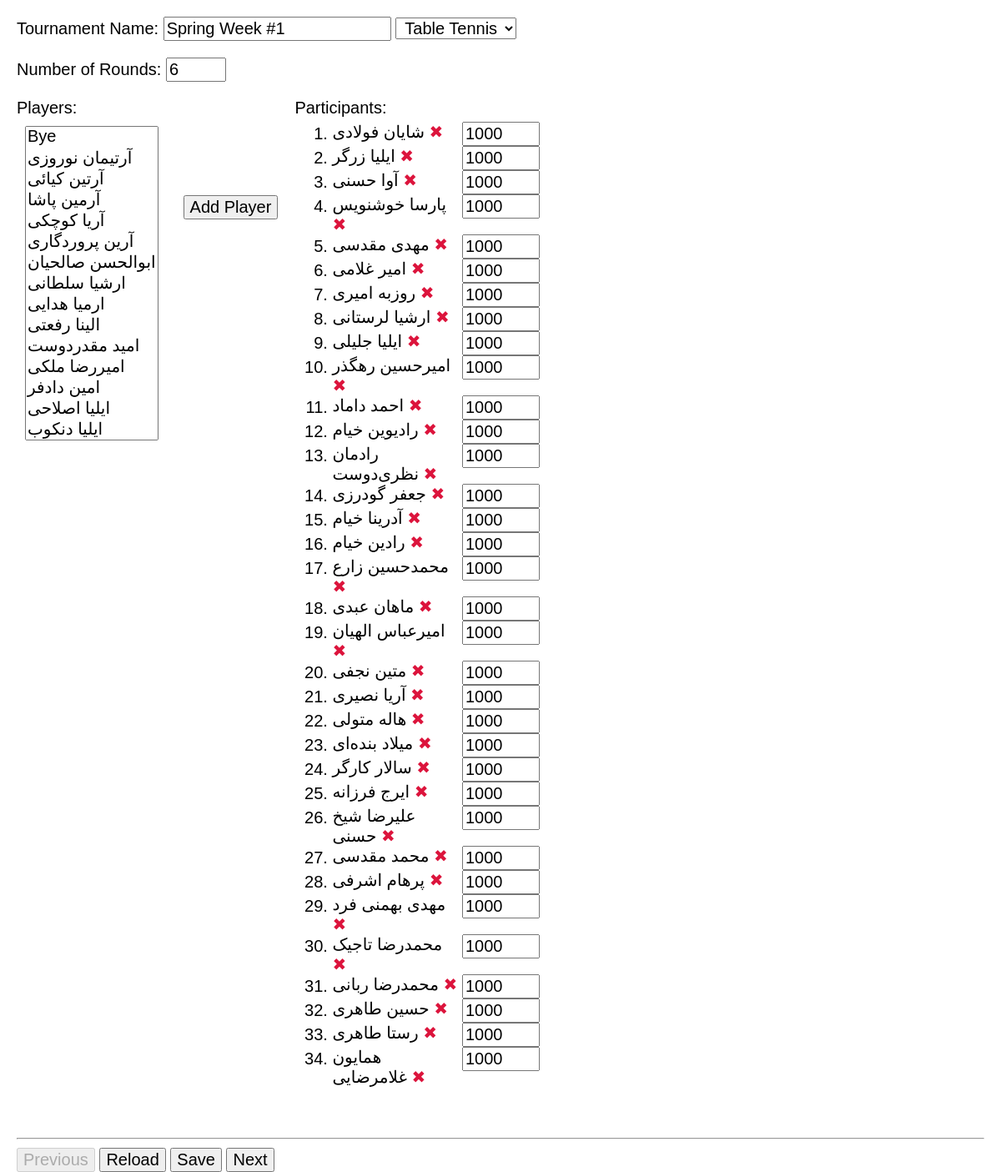
/201/tournament/, run on the app's committed database.
### app/models.py (models this page shows)
class Tournament(models.Model):
    name = models.CharField(max_length=100, null=False, unique=True)
    sport = models.ForeignKey(Sport(), on_delete=models.CASCADE, null=True)
    number_of_rounds = models.IntegerField(null=True)
    class Meta:
        ordering = ['sport', 'name', ]
    def __str__(self):
        return self.name

class Sport(models.Model):
    name = models.CharField(max_length=20, unique=True, null=False)
    def __str__(self):
        return self.name

class Participant(models.Model):
    tournament = models.ForeignKey(Tournament, on_delete=models.CASCADE)
    player = models.ForeignKey(Player, on_delete=models.CASCADE)
    initial_rating = models.IntegerField(null=True)
    class Meta:
        unique_together = ['tournament', 'player', ]
        ordering = ['tournament', 'player', ]
    def __str__(self):
        return '{} ({})'.format(self.player, self.tournament)

class Player(models.Model):
    firstname = models.CharField(max_length=20)
    lastname = models.CharField(max_length=30)
    class Meta:
        ordering = ['firstname', 'lastname', ]
        unique_together = ['firstname', 'lastname', ]
    def __str__(self):
        return self.firstname+' '+self.lastname

### app/views.py (the view)
# urls.py: path('tournament/', views.tournament),
def tournament(request, tournamentId=None):
    print('==========tournament==========')
    print(tournamentId)
    players_list = models.Player.objects.all().order_by('firstname', 'lastname')
    sports_list = models.Sport.objects.all()
    theTour = models.Tournament.objects.get(
        id=tournamentId) if tournamentId else None
    participants = models.Participant.objects.filter(
        tournament=theTour).order_by('-initial_rating')
    context = {'tournament': theTour, 'sports_list': sports_list,
               'players_list': players_list,
               'participants': participants, }
    print(context)
    return render(request, 'tournament.html', context)

### app/templates/tournament.html (shortened to what this page needs)
{% extends "template.html" %}
{% load static %}
{% block content %}
<form id="theForm" method="POST">
    <p>
        <label>Tournament Name:
            <input type="text" name="tournamentName" placeholder="Enter tournament name" required
                value="{{ tournament.name }}">
        </label>
        <select name="sport" style="text-align: center;">
            {% for sport in sports_list %}
            <option value="{{ sport }}" "{% if sport == tournament.sport %} selected {% endif %}"> {{sport}} </option>
            {% endfor %}
        </select>
    </p>
    <p>
        <label>Number of Rounds:
            <input type="number" min=1 max=15 size=5 name="number_of_rounds" required
                value="{{ tournament.number_of_rounds }}">
        </label>
    </p>
    <div style="display: flex; flex-wrap: wrap;">
        <div>
            Players: <br>
            <select id="selPlayers" multiple=true size=15 style="margin: 10px;">
                {% for player in players_list %}
                <option value="{{ player.id }}">{{ player.firstname }} {{ player.lastname }}</option>
                {% endfor %}
            </select>
        </div>
        <div style="padding:10% 20px; display: flex; align-items: baseline;">
            <input type="button" value="Add Player" onclick="add_participant()">
        </div>
        <div>
            Participants:
            <ol id="olParticipants" style="margin:5px;">
                {% for participant in participants %}
                <li id="{{ participant.player.id }}">
                    <span style="display:inline-block; width:150px; vertical-align:top;"> {{ participant.player }}
                        <a href="#" tabindex=-1 onclick="remove_participant(event)" class="remove" title="remove">
                            &#10006; </a>
                    </span>
                    <input type="text" placeholder="Rating" size=5 oninput="check_int(event)" required
                        value="{{ participant.initial_rating }}">
                </li>
                {% endfor %}
            </ol>
        </div>
    </div>
    <label id="lblError" class="error" style="padding-left: 8em;"></label>
</form>
{% endblock %}

### app/static/style.css (style rules this page uses)
body { font-family: Calibri, Arial, sans-serif; font-size: 20px; margin: 0px 20px; }
* { font-family: Calibri, Arial, sans-serif; font-size: 20px; }
label.error { color: crimson; }
a.remove { color: crimson; text-decoration: none; }
input { margin-left: 0em; }

### data on the page
Tournament: tournamentName "Spring Week #1", sport "Table Tennis", number_of_rounds "6"
Participant: player "شایان فولادی", initial_rating "1000"
Participant: player "ایلیا زرگر", initial_rating "1000"
Participant: player "آوا حسنی", initial_rating "1000"
Participant: player "پارسا خوشنویس", initial_rating "1000"
Participant: player "مهدی مقدسی", initial_rating "1000"
Participant: player "امیر غلامی", initial_rating "1000"
Participant: player "روزبه امیری", initial_rating "1000"
Participant: player "ارشیا لرستانی", initial_rating "1000"
Participant: player "ایلیا جلیلی", initial_rating "1000"
Participant: player "امیرحسین رهگذر", initial_rating "1000"
Participant: player "احمد داماد", initial_rating "1000"
Participant: player "رادیوین خیام", initial_rating "1000"
Participant: player "رادمان نظری‌دوست", initial_rating "1000"
Participant: player "جعفر گودرزی", initial_rating "1000"
Participant: player "آدرینا خیام", initial_rating "1000"
Participant: player "رادین خیام", initial_rating "1000"
Participant: player "محمدحسین زارع", initial_rating "1000"
Participant: player "ماهان عبدی", initial_rating "1000"
Participant: player "امیرعباس الهیان", initial_rating "1000"
Participant: player "متین نجفی", initial_rating "1000"
Participant: player "آریا نصیری", initial_rating "1000"
Participant: player "هاله متولی", initial_rating "1000"
Participant: player "میلاد بنده‌ای", initial_rating "1000"
Participant: player "سالار کارگر", initial_rating "1000"
Participant: player "ایرج فرزانه", initial_rating "1000"
Participant: player "علیرضا شیخ حسنی", initial_rating "1000"
Participant: player "محمد مقدسی", initial_rating "1000"
Participant: player "پرهام اشرفی", initial_rating "1000"
Participant: player "مهدی بهمنی فرد", initial_rating "1000"
Participant: player "محمدرضا تاجیک", initial_rating "1000"
Participant: player "محمدرضا ربانی", initial_rating "1000"
Participant: player "حسین طاهری", initial_rating "1000"
Participant: player "رستا طاهری", initial_rating "1000"
Participant: player "همایون غلامرضایی", initial_rating "1000"
